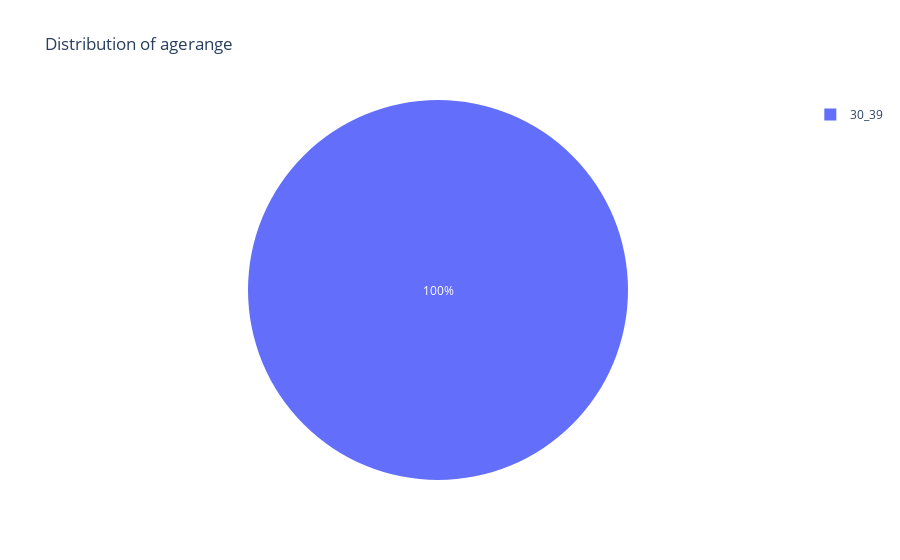

Notebook cell for this chart:
### Code cell
import plotly.graph_objects as go

# create a pie chart of agerange distribution
fig = go.Figure(data=[go.Pie(labels=df_final['agerange'].value_counts().index,
                             values=df_final['agerange'].value_counts().values)])

# update the layout of the chart
fig.update_layout(title='Distribution of agerange')

# show the chart
fig.show()

### Figure 1 — Plotly figure (JSON) as saved in the notebook; plotly's stock layout.template omitted (floating-point values rounded to 4 significant figures)
{"data": [{"labels": ["30_39"], "type": "pie", "values": [2]}], "layout": {"title": {"text": "Distribution of agerange"}}}
